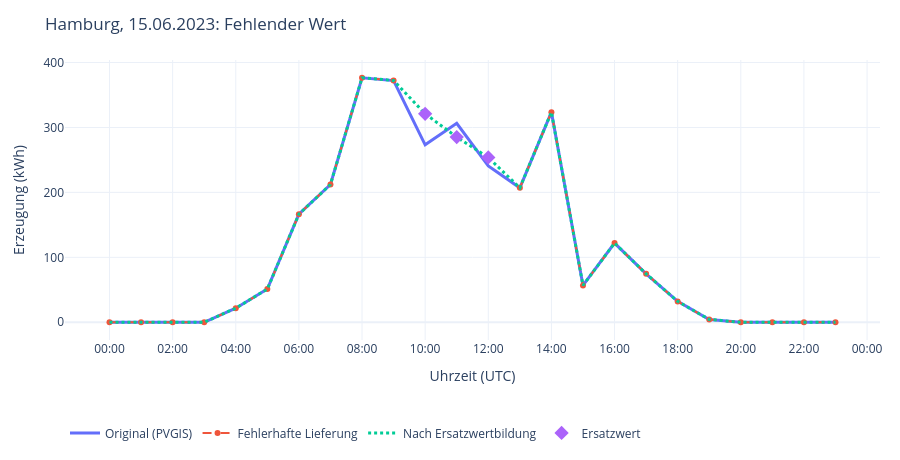
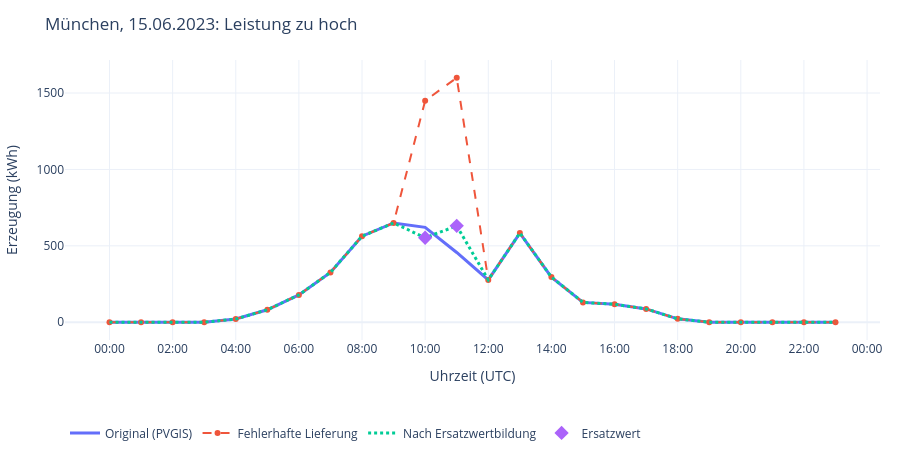
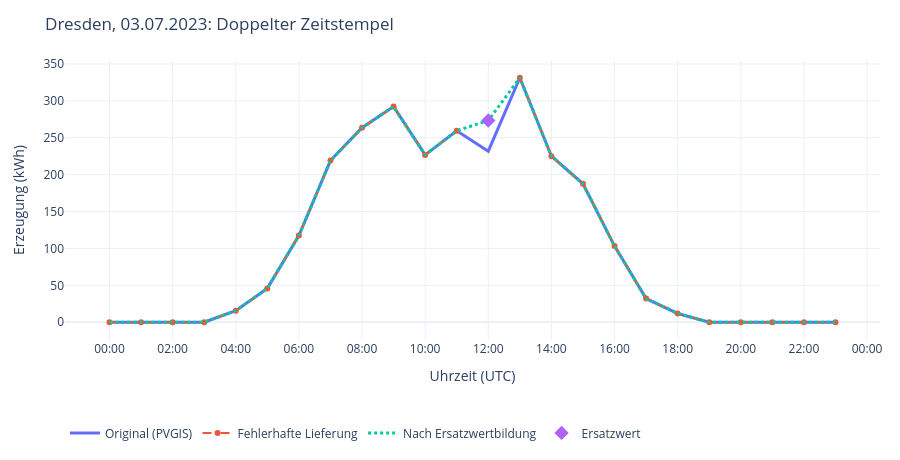
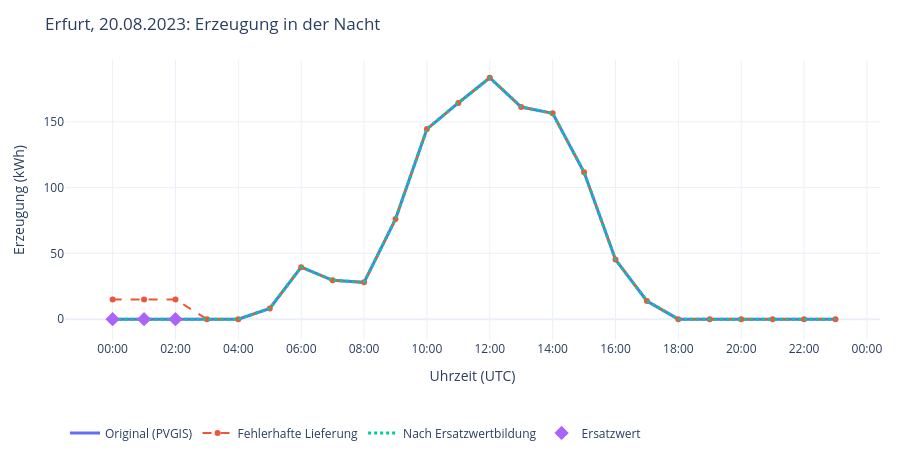

Write notebook code for charts like these, in order.
### Markdown cell above
### 5.3 Fehlerfälle grafisch prüfen

Je Fehlerfall zeigt eine Grafik den betroffenen Tag: die unveränderte PVGIS-Kurve, die fehlerhafte Lieferung und den Verlauf nach der Ersatzwertbildung.

### Code cell
plot_df = korrekturdaten.merge(original_kwh, on=["Anlage", "time_utc"], how="left", validate="one_to_one")

for fall in testfaelle.itertuples():
    tag = pd.Timestamp(fall.Datum, tz="UTC")
    daten = plot_df.loc[(plot_df["Standort"] == fall.Standort)
                        & (plot_df["time_utc"] >= tag)
                        & (plot_df["time_utc"] < tag + pd.Timedelta(days=1))].sort_values("time_utc")
    fehler = daten["Pruefung_erforderlich"]
    fig = go.Figure()
    fig.add_trace(go.Scatter(x=daten["time_utc"], y=daten["Original_kWh"],
                             mode="lines", name="Original (PVGIS)", line=dict(width=3)))
    fig.add_trace(go.Scatter(x=daten["time_utc"], y=daten["Energy_kWh"],
                             mode="lines+markers", name="Fehlerhafte Lieferung",
                             line=dict(width=2, dash="dash"), connectgaps=False))
    fig.add_trace(go.Scatter(x=daten["time_utc"], y=daten["Energy_kWh_korrigiert"],
                             mode="lines", name="Nach Ersatzwertbildung", line=dict(width=3, dash="dot")))
    fig.add_trace(go.Scatter(x=daten.loc[fehler, "time_utc"], y=daten.loc[fehler, "Ersatzwert_kWh"],
                             mode="markers", name="Ersatzwert", marker=dict(size=11, symbol="diamond")))
    fig.update_layout(title=f"{fall.Standort}, {tag:%d.%m.%Y}: {fall.Fehlerart}",
                      xaxis_title="Uhrzeit (UTC)", yaxis_title="Erzeugung (kWh)",
                      template="plotly_white", width=900, height=460, hovermode="x unified",
                      legend=dict(orientation="h", y=-0.28), margin=dict(t=60, b=100, l=65, r=20))
    fig.update_xaxes(tickformat="%H:%M", dtick=2 * 60 * 60 * 1000)
    fig.show()
    fig.write_html(OUTPUT_FOLDER / f"datenqualitaet_{fall.Standort}_{fall.Datum}.html", include_plotlyjs=True)
